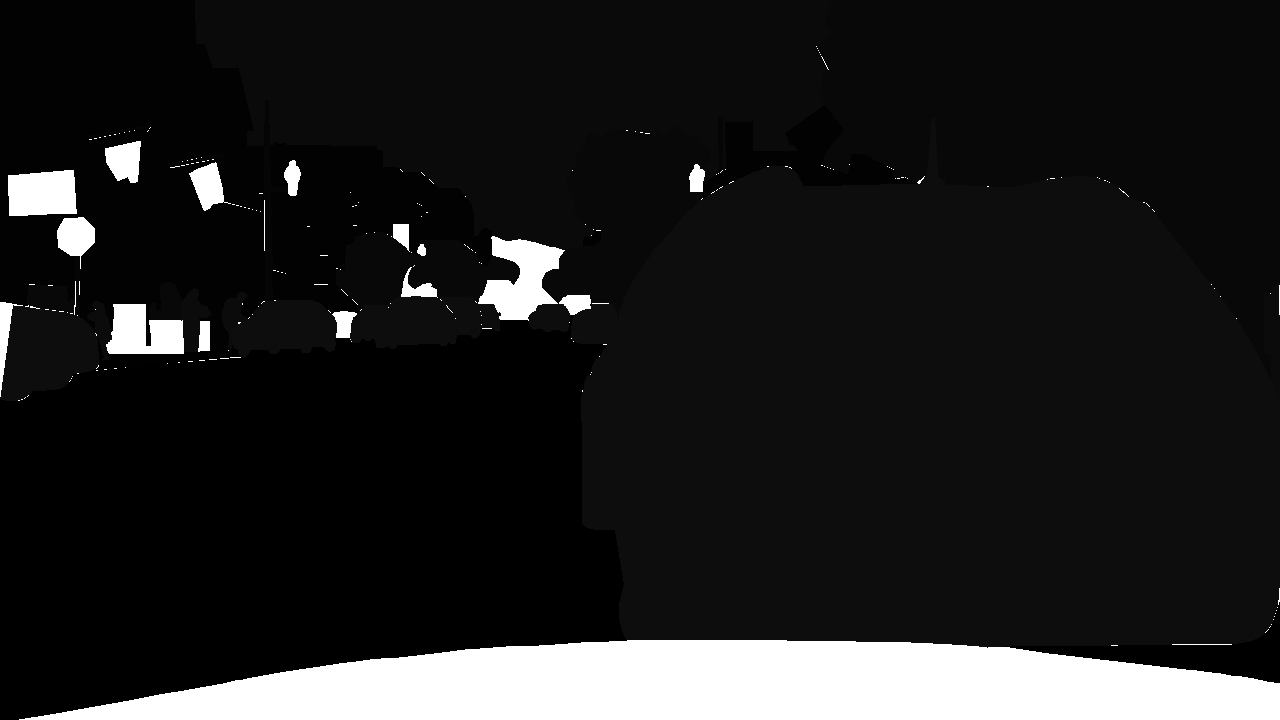
#> input picture bdd100k/seg/labels/train/069700d0-00000000_train_id.png, 1280 x 720 px; its folder holds only this picture in this run
$ python preprocess_data.py
#> lines starting #> are read from the running program, lines starting #| are printed output that depends on the picture; after the words box and inside, x2 and y2 are one past the last pixel; in counts of white or black regions, pixels touching at a corner belong together; long printed decimals are rounded
# Preprocess Data
# Created By Saklani Pankaj
import pickle
import numpy as np
import cv2
import os
import matplotlib.pyplot as plt


# Testing of Color Code
if __name__ == '__main__':
    datasetPath = "../../bdd100k/seg/labels/train/"

    ################################################################################
    # compute the class weigths:
    ################################################################################
    print ("computing class weights")
    num_classes = 19

    trainId_to_count = {}
    for trainId in range(num_classes):
        trainId_to_count[trainId] = 0

    # get the total number of pixels in all train label_imgs that are of each object class:
    for num, label_path in enumerate(os.listdir(datasetPath)):
        completed = num/len(os.listdir(datasetPath))*100
        if int(completed)%10 == 0:
            print ("Computing weights: {0:.2f}% Completed".format(completed))

        label_img = cv2.imread(datasetPath+label_path, -1)
#> label_img is the input picture: shape (720, 1280); min 0, max 255, mean 32.1

        for trainId in range(num_classes):
            # count how many pixels in label_img which are of object class trainId:
            trainId_mask = np.equal(label_img, trainId)
            trainId_count = np.sum(trainId_mask)

            # add to the total count:
            trainId_to_count[trainId] += trainId_count
#> this loop made 19 passes
#> trainId_count on passes 1 to 8: 197612, 1576, 95062, 0, 0, 2242, 0, 0
#> pass 1, `trainId_mask = np.equal(label_img, trainId)`:
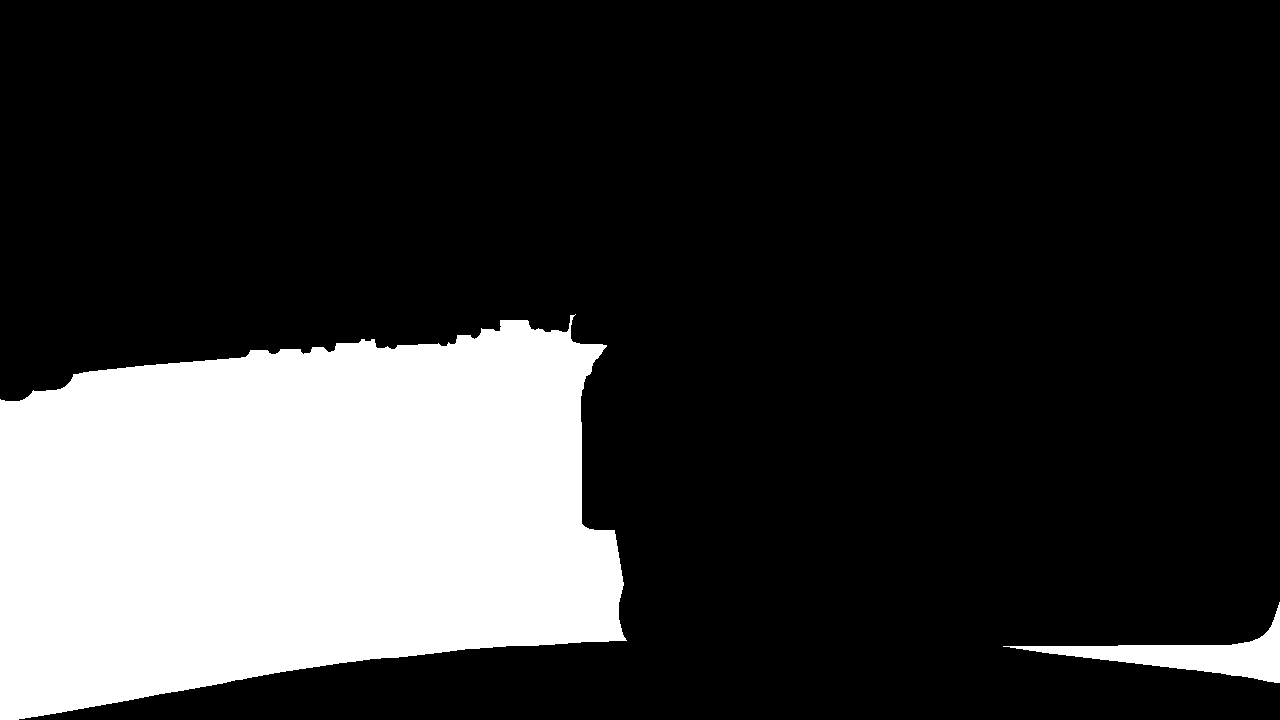
#> trainId_mask: shape (720, 1280) bool; 21.4% white; 2 white regions, box (x1, y1, x2, y2) and area: (0, 314, 627, 720) 191837, (1003, 602, 1280, 683) 5775
#> pass 2, `trainId_mask = np.equal(label_img, trainId)`:
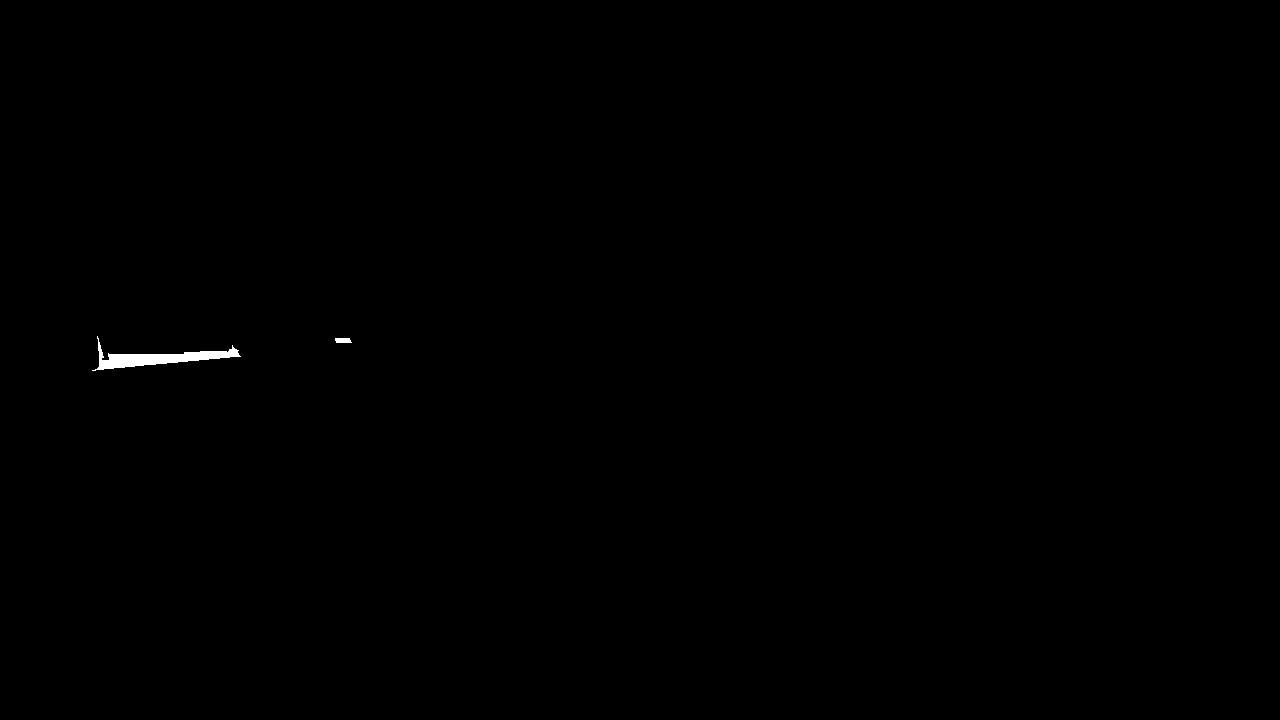
#> trainId_mask: shape (720, 1280) bool; 0.17% white; 2 white regions, box (x1, y1, x2, y2) and area: (92, 336, 241, 371) 1499, (335, 338, 352, 343) 77
#> pass 3, `trainId_mask = np.equal(label_img, trainId)`:
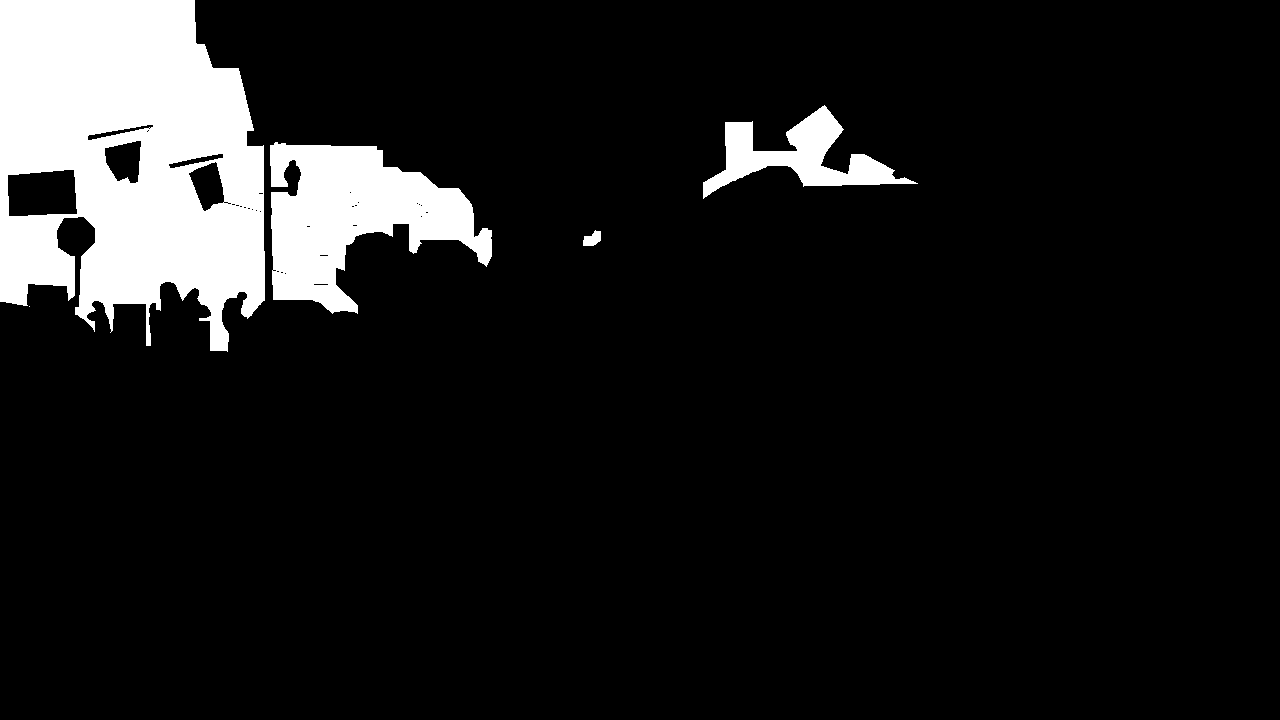
#> trainId_mask: shape (720, 1280) bool; 10.3% white; 5 white regions (1 under 20 px), largest, box (x1, y1, x2, y2) and area: (0, 0, 265, 352) 67689, (270, 142, 492, 314) 20369, (703, 105, 918, 199) 6806, (583, 230, 601, 246) 197
#> after the loop, trainId_to_count = 19 items

    # compute the class weights according to the ENet paper:
    class_weights = []
    total_count = sum(trainId_to_count.values())
#> total_count = 830088
    for trainId, count in trainId_to_count.items():
        trainId_prob = float(count)/float(total_count)
        trainId_weight = 1/np.log(1.02 + trainId_prob)
        class_weights.append(trainId_weight)
#> this loop made 19 passes
#> (count, trainId_prob, trainId_weight) on passes 1 to 8: (197612, 0.238, 4.36), (1576, 0.0019, 46.16), (95062, 0.115, 7.92), (0, 0, 50.5), (0, 0, 50.5), (2242, 0.0027, 44.55), (0, 0, 50.5), (0, 0, 50.5)
#> after the loop, class_weights = [4.36, 46.16, 7.92, 50.5, 50.5, 44.55, 50.5, 50.5, 6.48, 50.5, 7.78, 41.19, 50.5, 3.01, 50.5, 50.5, 50.5, 50.5, 50.5]

    print (class_weights)
#| [4.356, 46.163, 7.923, 50.498, 50.498, 44.549, 50.498, 50.498, 6.476, 50.498, 7.776, 41.187, 50.498, 3.010, 50.498, 50.498, 50.498, 50.498, 50.498]

    # save class weights to file
    with open("../../bdd100k/seg/class_weights.pkl", "wb") as file:
        pickle.dump(class_weights, file, protocol=2) # (protocol=2 is needed to be able to open this file with python2)

$ run again, on bdd100k/seg/labels/train/0db8d440-cdcfee2e_train_id.png
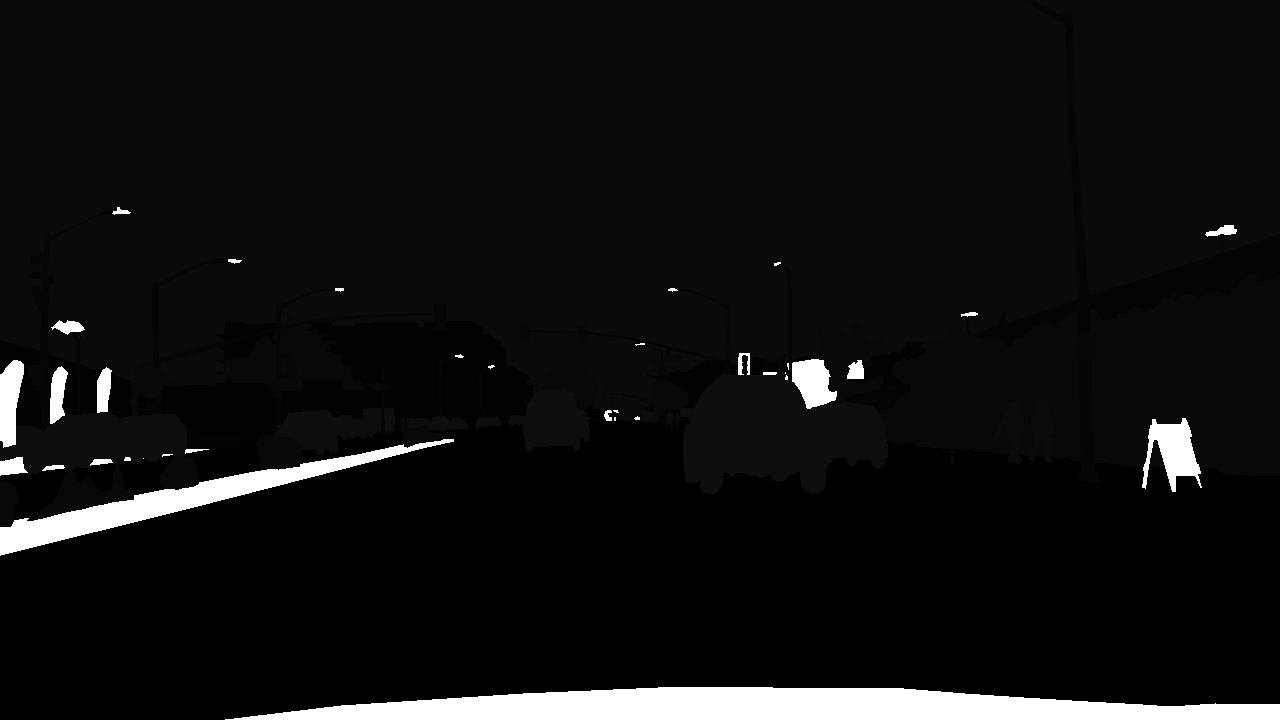
#> input picture bdd100k/seg/labels/train/0db8d440-cdcfee2e_train_id.png, 1280 x 720 px
#> label_img is the input picture: shape (720, 1280); min 0, max 255, mean 17.3
#> the loop `for trainId in range(num_classes):` made 19 passes
#> trainId_count on passes 1 to 8: 288432, 12470, 32424, 637, 8815, 12529, 1260, 922
#> pass 1, `trainId_mask = np.equal(label_img, trainId)`:
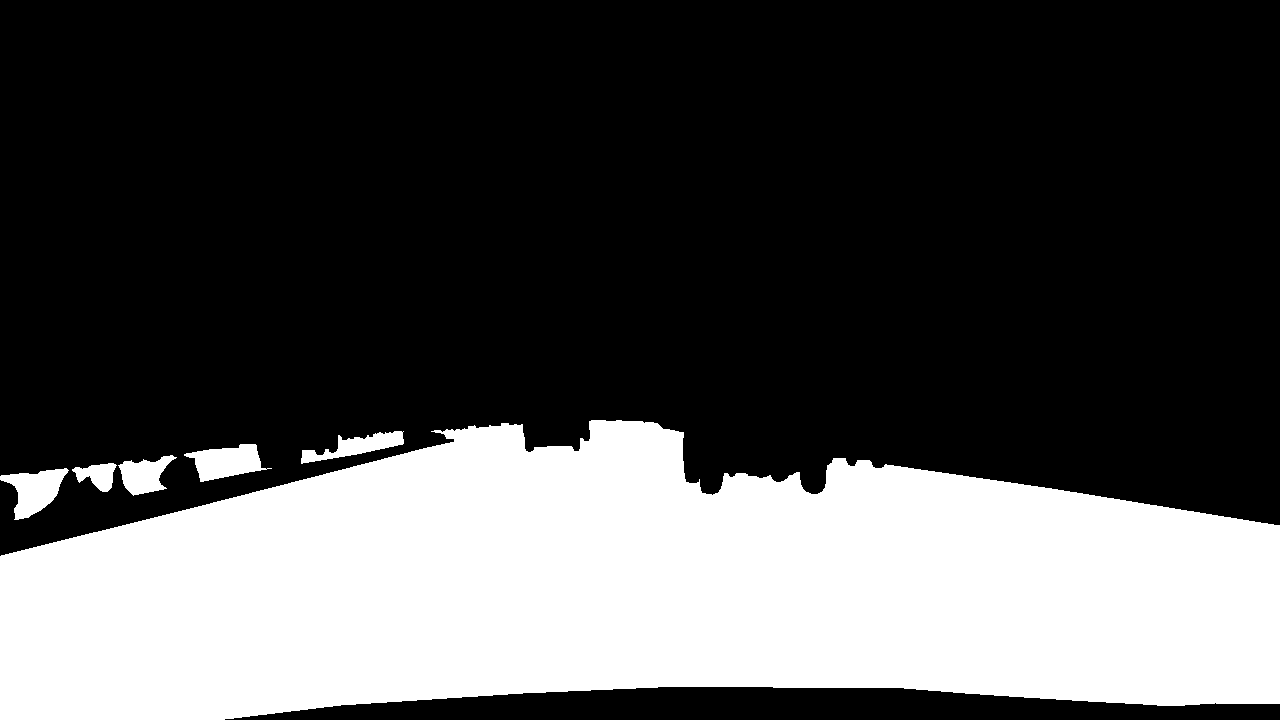
#> trainId_mask: shape (720, 1280) bool; 31.3% white; 6 white regions, box (x1, y1, x2, y2) and area: (0, 420, 1280, 720) 281179, (184, 444, 272, 482) 1889, (0, 468, 69, 520) 1876, (301, 431, 404, 464) 1391, (118, 455, 177, 496) 1350, (72, 463, 117, 492) 747
#> pass 3, `trainId_mask = np.equal(label_img, trainId)`:
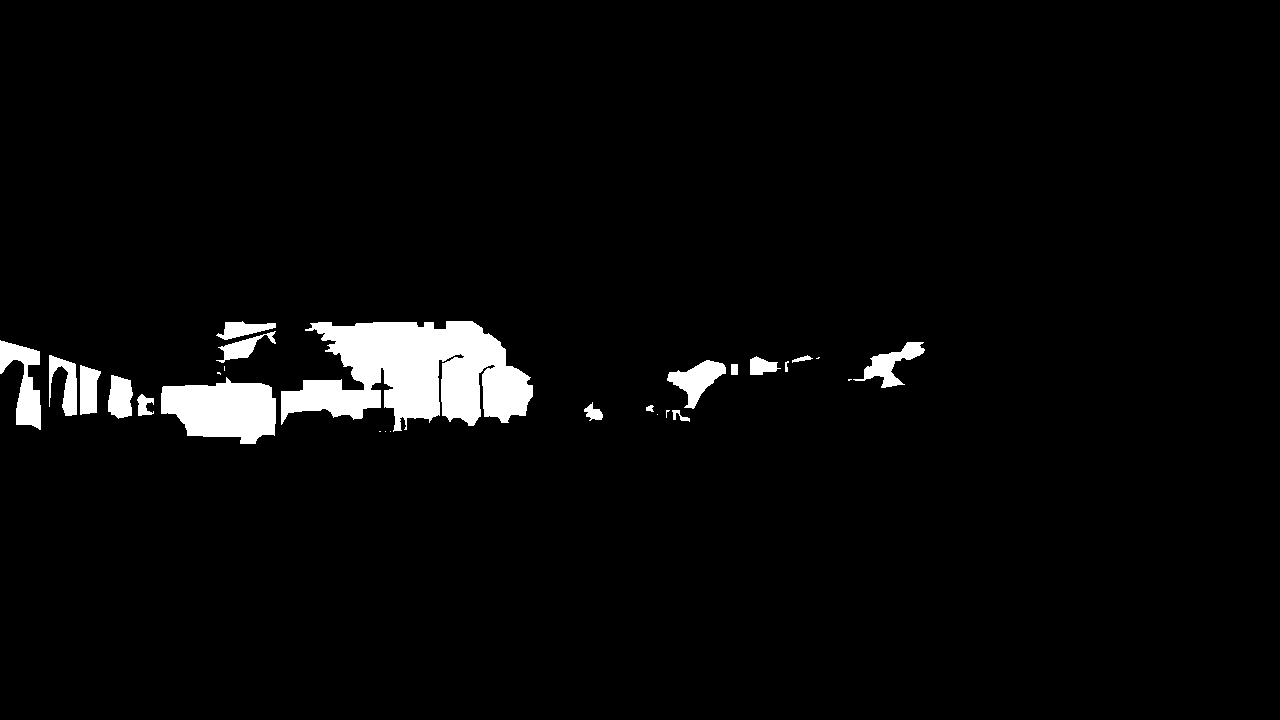
#> trainId_mask: shape (720, 1280) bool; 3.5% white; 27 white regions (9 under 20 px), largest, box (x1, y1, x2, y2) and area: (281, 321, 533, 432) 17638, (161, 377, 276, 444) 5547, (0, 340, 41, 430) 1809
#> after the loop `for trainId in range(num_classes):`: trainId_to_count = 19 items
#> total_count = 880270
#> the loop `for trainId, count in trainId_to_count.items():` made 19 passes
#> (count, trainId_prob, trainId_weight) on passes 1 to 8: (288432, 0.328, 3.35), (12470, 0.0142, 29.77), (32424, 0.0368, 18.09), (637, 0.000724, 48.75), (8815, 0.01, 33.82), (12529, 0.0142, 29.71), (1260, 0.00143, 47.16), (922, 0.00105, 48.01)
#> after the loop `for trainId, count in trainId_to_count.items():`: class_weights = [3.35, 29.77, 18.09, 48.75, 33.82, 29.71, 47.16, 48.01, 10.78, 50.5, 2.48, 45.34, 50.5, 25.13, 28.02, 50.5, 50.5, 50.5, 50.5]
#| [3.352, 29.766, 18.090, 48.752, 33.815, 29.709, 47.159, 48.010, 10.781, 50.498, 2.477, 45.340, 50.498, 25.129, 28.017, 50.498, 50.498, 50.498, 50.498]
